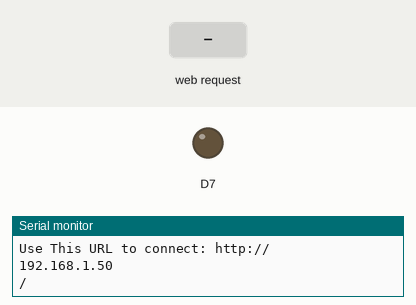
This sketch was run on a simulated ESP8266 (NodeMCU). Shown: output pins drawn as LEDs (lit = HIGH), the last lines printed to the serial monitor. The test bench sets the inputs (shaded band). WiFi joins after 1.5 s; servers stay silent unless stated.

Above: at 2.7 s.
2.8 s: HTTP request GET /LED=ON received
At 4.1 s:
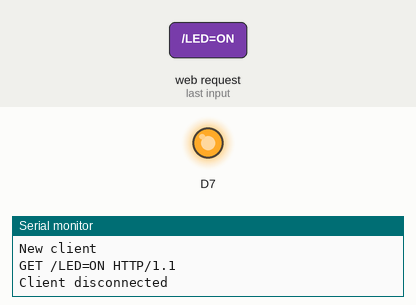
Timing chart, 0 to 5.8 s (numbered marks = the images above; inputs shaded):
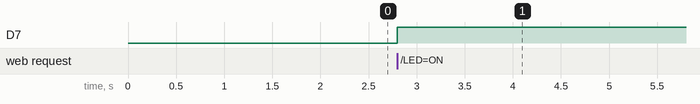

The sketch:

ControlDelApagadoyEncendidoDeUnLedDesdeWIFI_Pag_80_-81_.ino
```cpp
#include <ESP8266WiFi.h>


/* TRANSCRITO   POR GUSTAVO JARRO CALLIZAYA*/
/*DEL*/
/*TEXTO: ROBOTICA CON ARDUINO 6º (SECUNDARIA COMUNITARIA PRODUCTIVA
  ) "TECHHOME"*/
/* PRACTICA:CONTROL Y APAGADO Y ENCENDIDO DE UN LED DESDE WIFI(HTML BASICO PARA LA VISTA WEB)
  PAGINA 80 DEL TEXTO**/
const char* ssid = "BTH-101";
const char* password = "t3cn0log1a";
WiFiServer server(80);


void setup() {
  // put your setup code here, to run once:
Serial.begin(115200);
delay(10);
pinMode(D7, OUTPUT);
digitalWrite(D7, LOW);
Serial.println();
Serial.println();
Serial.print("Connecting to  ");
Serial.println(ssid);
WiFi.begin(ssid, password);
while(WiFi.status() != WL_CONNECTED){
  delay(500);
  Serial.print(".");

}
Serial.println(" ");
Serial.println("WiFi connected");
server.begin();
Serial.println("Server started");
Serial.print("Use This URL to connect: ");
Serial.println("http://");
Serial.println(WiFi.localIP());
Serial.println("/");
}

void loop() {
  // put your main code here, to run repeatedly:
WiFiClient client = server.available();
if(!client){
  return;
}
Serial.println("New client");
while(!client.available()){
  delay(1);
}
String request = client.readStringUntil('\r');
Serial.println(request);
client.flush();
int value = LOW;
if(request.indexOf("/LED=ON") != -1){
digitalWrite(D7, HIGH);
value = HIGH;
}
if(request.indexOf("/LED = OFF") != -1){
  digitalWrite(D7, LOW);
  value = LOW;

}
client.println("HTTP/1.1 200 OK");
client.println("Content-Type; text/html");
client.println("");
client.println("<1DOCTYPE HTML>");
client.println("<html>");
client.println("Led pin is Now : ");
if(value == HIGH){
  client.print("On");
}
else{
  client.print("Off");
}
client.println("<br></br>");
client.println("<a href=\"LED=ON\'\'><button>ON</button></a>");
client.println("<a href=\"LED=OFF\'\'><button>OFF</button></a>");
client.println("</html>");
delay(1);
Serial.println("Client disconnected");
Serial.println("");

}
```

Measured:
- after the input at 2.8 s, D7: LOW → HIGH at once
